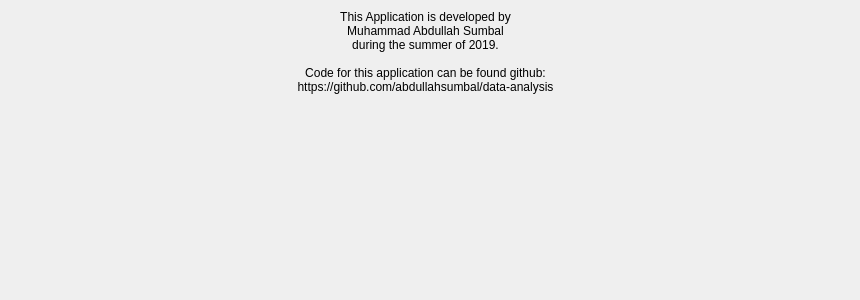
<?xml version="1.0" encoding="UTF-8"?>
<ui version="4.0">
 <class>GithubWindow</class>
 <widget class="QWidget" name="GithubWindow">
  <property name="geometry">
   <rect>
    <x>0</x>
    <y>0</y>
    <width>860</width>
    <height>300</height>
   </rect>
  </property>
  <property name="windowTitle">
   <string>GitHub</string>
  </property>
  <widget class="QLabel" name="label">
   <property name="geometry">
    <rect>
     <x>10</x>
     <y>10</y>
     <width>831</width>
     <height>281</height>
    </rect>
   </property>
   <property name="text">
    <string>This Application is developed by
Muhammad Abdullah Sumbal
during the summer of 2019.

Code for this application can be found github:
https://github.com/abdullahsumbal/data-analysis</string>
   </property>
   <property name="alignment">
    <set>Qt::AlignHCenter|Qt::AlignTop</set>
   </property>
  </widget>
 </widget>
 <resources/>
 <connections/>
</ui>
